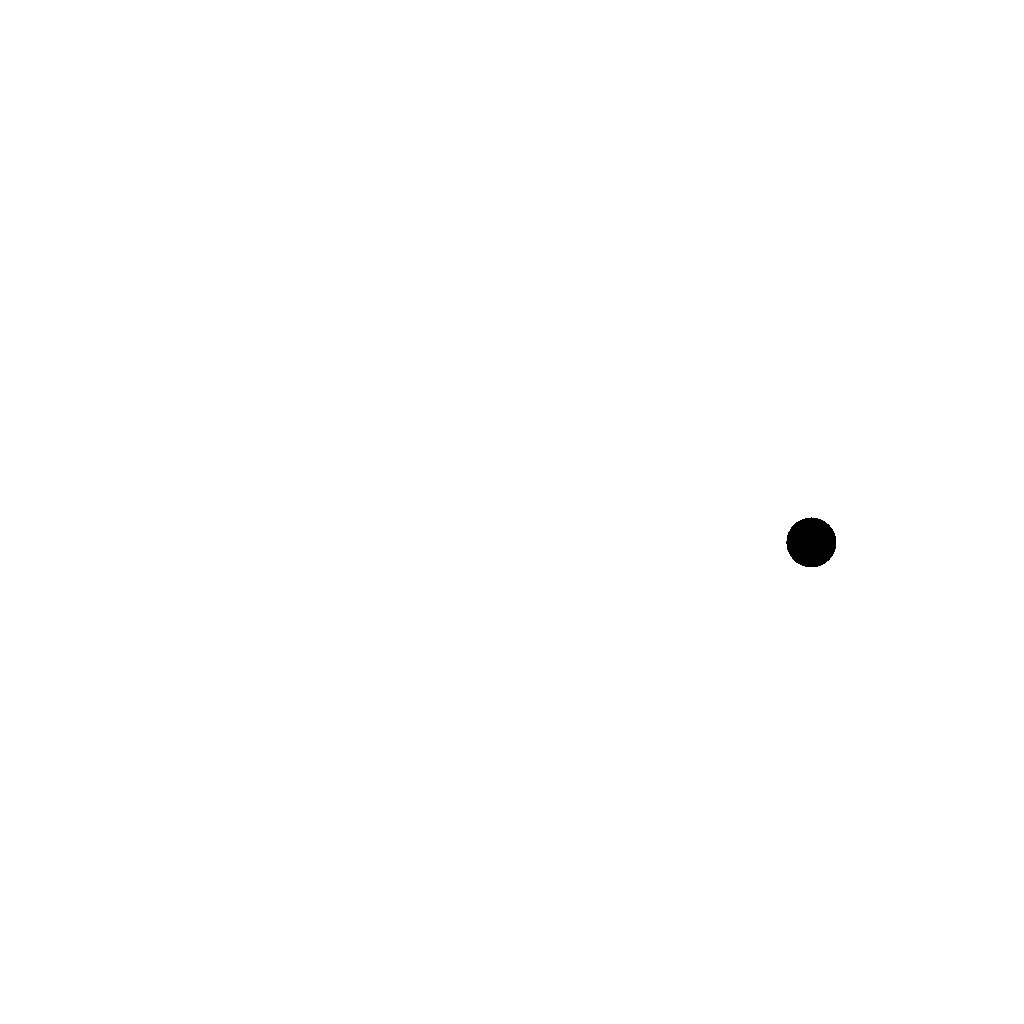
Frame 1 (no input)
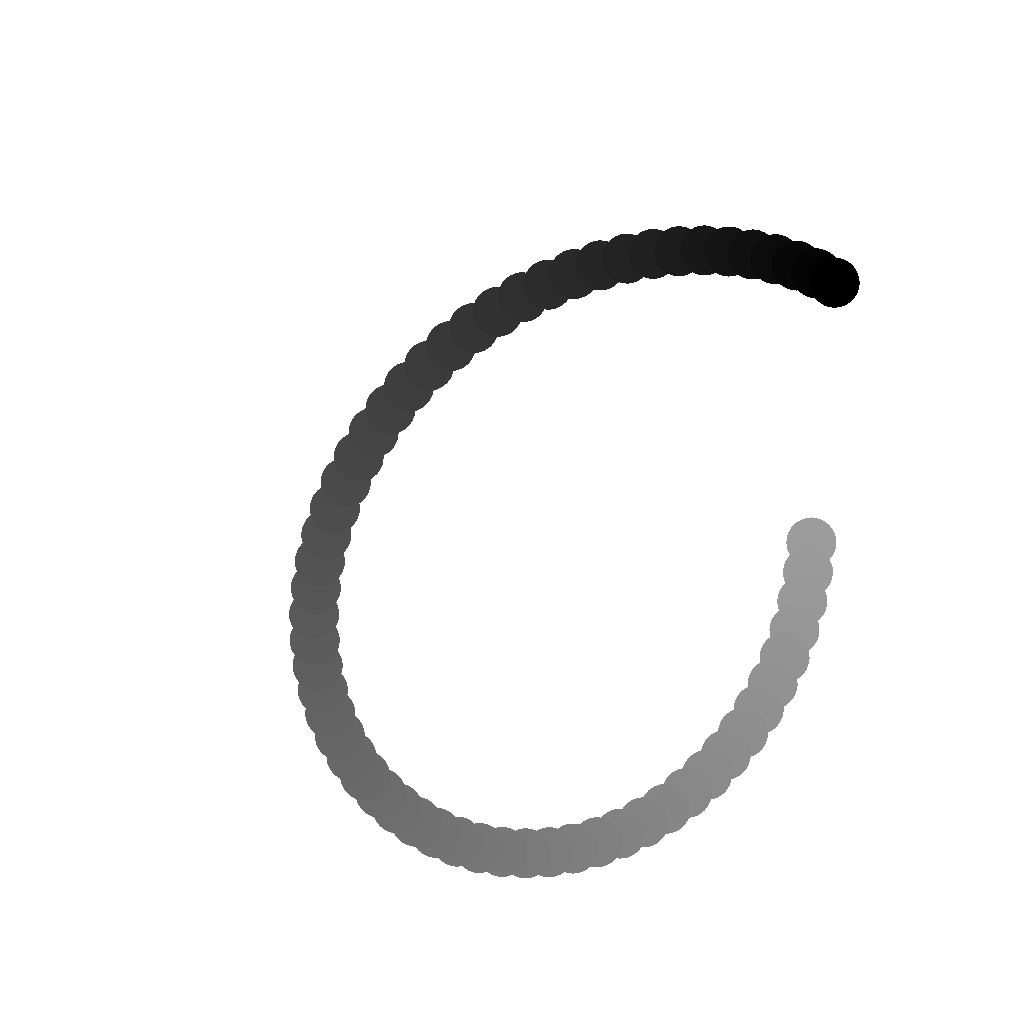
Frame 60 (the mouse pressed at the canvas centre just before this capture)
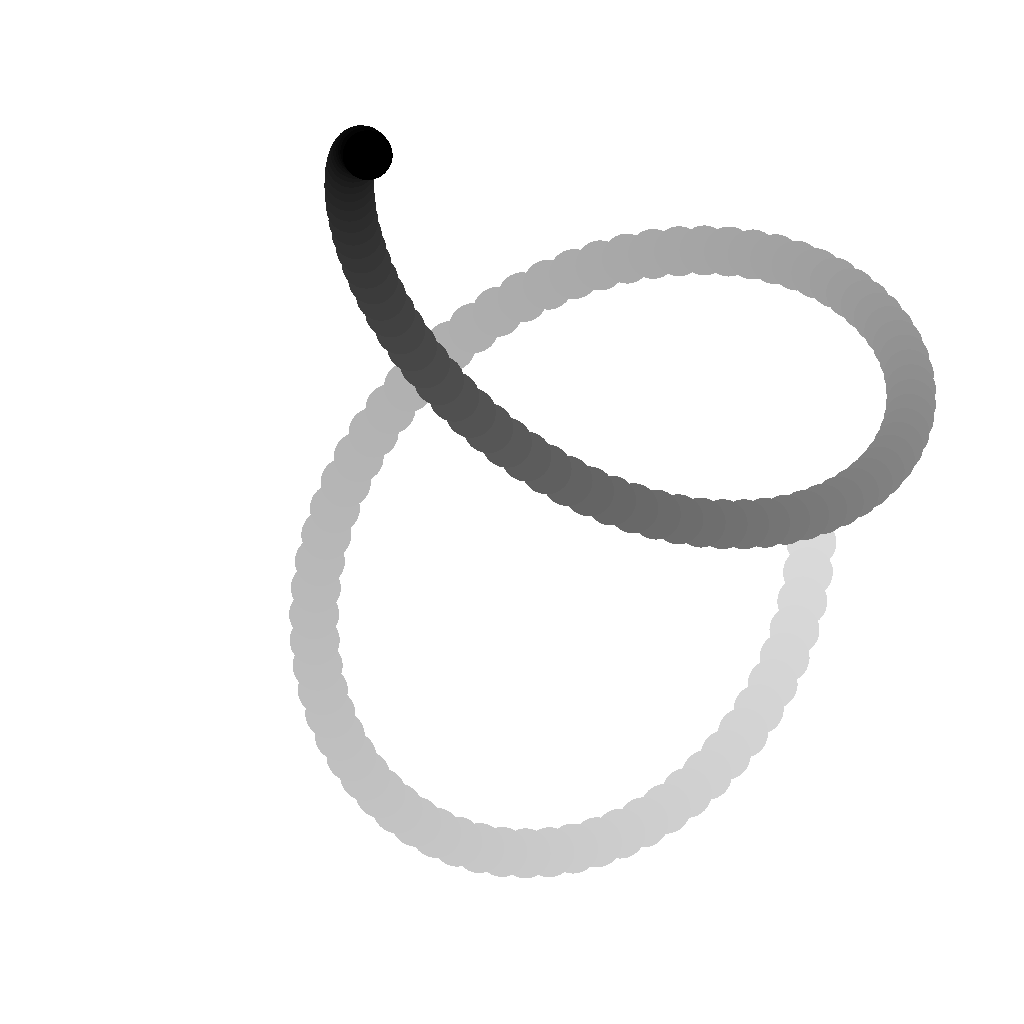
Frame 120 (the mouse held since frame 60 and released just before this capture)

The Processing sketch that drew these frames (run headless with seeded random() and noise(); from frame 60 on, the mouse is pressed at the canvas centre):

// Processing sketch: lecture_240925e_sinApplications
// ── lecture_240925e_sinApplications.pde
void setup(){
  size(1024, 1024);
  noSmooth(); // no aliasing
  background(255);
  noStroke();
}

void draw(){
  fill(255, 4);
  rect(0, 0, width, height); // fading trails
  //background(255); // no trails
  
  fill(0);
  translate(width/2, height/2);
  
  // there are three tuning variables here. what happens when they change?
  float spinSpeed = 0.03;
  float xSpeed = 0.05;
  float ySpeed = 0.07;
  float radius = 300;
  rotate(frameCount * spinSpeed); // adding a spin complicates the motion
  circle(map(cos(frameCount * xSpeed), -1, 1, -radius, radius),
         map(sin(frameCount * ySpeed), -1, 1, -radius, radius),
         50);
}

void mouseClicked(){
  save("output.png");
  println("saved!");
}
